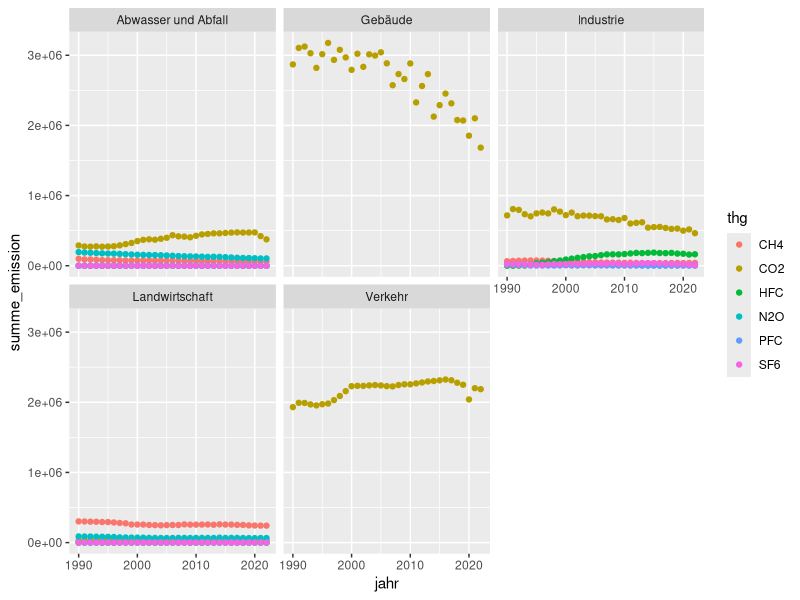
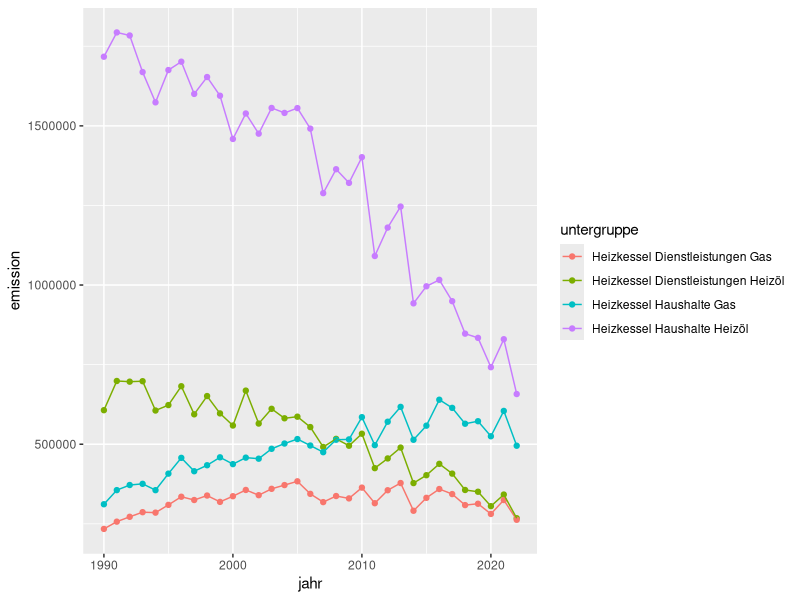
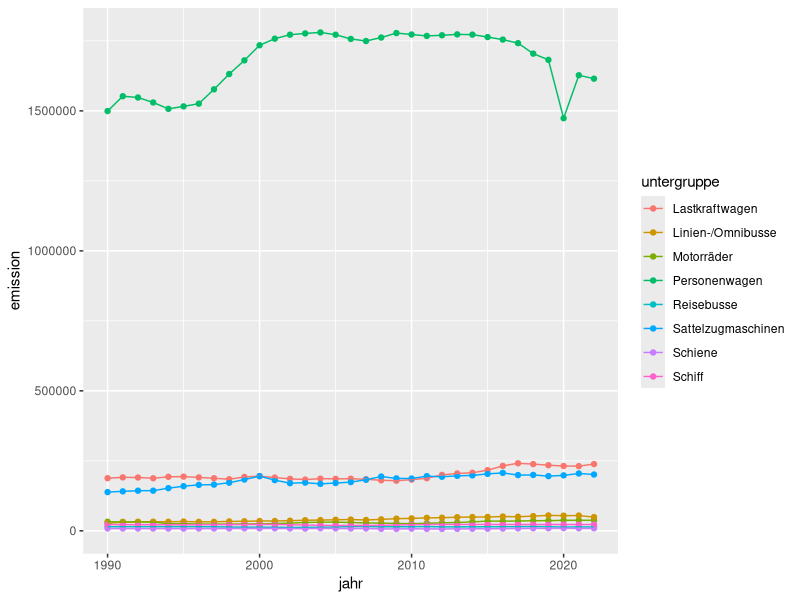

Source code (R) for these figures, in order:
## ---- chunk 1
library(tidyverse)
library(readxl)
## ---- chunk 2
treibhausgase_in <- read_csv(here::here("data/ktzh-treibhausgase/KTZH_00002683_00005504.csv")) |>
    select(-nfr, -quelle, -einheit, -einheit_lang) 
## ---- chunk 3

glimpse(treibhausgase_in)

treibhausgase_in |> 
    distinct(hauptgruppe)

treibhausgase_in |> 
    count(thg_agg)

treibhausgase_in |> 
    count(hauptgruppe, untergruppe)

treibhausgase_in |> 
    count(jahr)
 

## ---- chunk 4
treibhausgase_in |> 
    filter(hauptgruppe == "Verkehr")

treibhausgase_in |> 
    filter(hauptgruppe != "Verkehr")

treibhausgase_in |> 
    filter(hauptgruppe == "Verkehr", jahr == 2022)

treibhausgase_in |> 
    filter(thg == "CH4" | thg == "CO2" | thg == "N20")

treibhausgase_in |> 
    filter(thg %in% c("CH4", "CO2", "N20"))


treibhausgase_in |> 
    filter(jahr > 2010)

treibhausgase_in |> 
    filter(jahr <= 2010)



## ---- chunk 5
treibhausgase_verkehr <- treibhausgase_in |> 
    filter(hauptgruppe == "Verkehr", jahr == 2022) 
## ---- chunk 6

treibhausgase_verkehr |> 
    arrange(emission)

treibhausgase_verkehr |> 
    arrange(desc(emission))

## ---- chunk 7
treibhausgase_verkehr |> 
    select(jahr, untergruppe, emission)

treibhausgase_verkehr |> 
    select(-hauptgruppe)

treibhausgase_verkehr |> 
    select(jahr:untergruppe, emission)
## ---- chunk 8
treibhausgase_verkehr |> 
    rename(emission_co2eq_ton = emission) |> 
    select(jahr, untergruppe, emission_co2eq_ton)
## ---- chunk 9
treibhausgase_verkehr |> 
    mutate(emission_co2eq_kg = emission * 1000) 
## ---- chunk 10

treibhausgase_in |> 
    summarise()

treibhausgase_in |> 
    summarise(
        summe_emission = sum(emission)
    )

## ---- chunk 11
treibhausgase_in |> 
    group_by(jahr, hauptgruppe, thg) |> 
    summarise(
        summe_emission = sum(emission)
    ) |> 
    ggplot(aes(x = jahr, y = summe_emission, color = thg)) +
    geom_point() +
    facet_wrap(~hauptgruppe)

treibhausgase_in |> 
    filter(hauptgruppe == "Gebäude") |> 
    ggplot(aes(x = jahr, y = emission, color = untergruppe)) +
    geom_point() +
    geom_path()

treibhausgase_in |> 
    filter(hauptgruppe == "Verkehr") |> 
    ggplot(aes(x = jahr, y = emission, color = untergruppe)) +
    geom_point() +
    geom_path()


